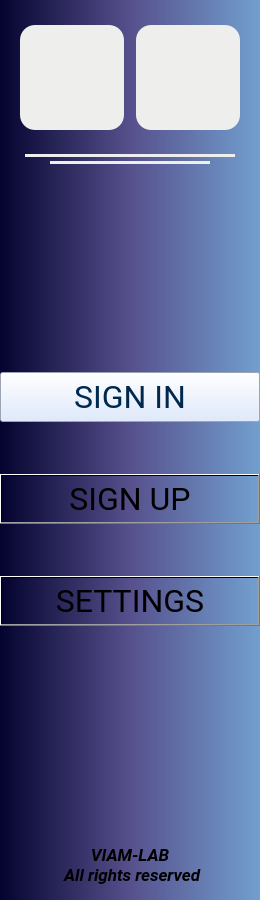
      <widget class="QWidget" name="Dashboard_signin">
       <property name="minimumSize">
        <size>
         <width>260</width>
         <height>900</height>
        </size>
       </property>
       <property name="maximumSize">
        <size>
         <width>350</width>
         <height>1080</height>
        </size>
       </property>
       <property name="styleSheet">
        <string notr="true">QWidget {
background-color: qlineargradient(spread: pad, x1:0, y1:0, x2:1, y2:0, stop:0 rgb(4, 3, 47), stop:0.5 rgb(86, 80, 140), stop:1 rgb(114, 159, 207))
}</string>
       </property>
       <layout class="QVBoxLayout" name="verticalLayout_3" stretch="170,20,820,70">
        <property name="spacing">
         <number>0</number>
        </property>
        <property name="sizeConstraint">
         <enum>QLayout::SetDefaultConstraint</enum>
        </property>
        <property name="leftMargin">
         <number>0</number>
        </property>
        <property name="topMargin">
         <number>0</number>
        </property>
        <property name="rightMargin">
         <number>0</number>
        </property>
        <property name="bottomMargin">
         <number>0</number>
        </property>
        <item>
         <widget class="QFrame" name="Signin_logo">
          <property name="minimumSize">
           <size>
            <width>260</width>
            <height>150</height>
           </size>
          </property>
          <property name="maximumSize">
           <size>
            <width>350</width>
            <height>170</height>
           </size>
          </property>
          <property name="styleSheet">
           <string notr="true"/>
          </property>
          <property name="frameShape">
           <enum>QFrame::NoFrame</enum>
          </property>
          <property name="frameShadow">
           <enum>QFrame::Plain</enum>
          </property>
          <property name="lineWidth">
           <number>0</number>
          </property>
          <layout class="QGridLayout" name="gridLayout_4" columnstretch="1,1">
           <property name="sizeConstraint">
            <enum>QLayout::SetDefaultConstraint</enum>
           </property>
           <property name="leftMargin">
            <number>20</number>
           </property>
           <property name="topMargin">
            <number>25</number>
           </property>
           <property name="rightMargin">
            <number>20</number>
           </property>
           <property name="bottomMargin">
            <number>20</number>
           </property>
           <property name="horizontalSpacing">
            <number>12</number>
           </property>
           <property name="verticalSpacing">
            <number>0</number>
           </property>
           <item row="0" column="0">
            <widget class="QLabel" name="Logo_VIAM">
             <property name="sizePolicy">
              <sizepolicy hsizetype="Preferred" vsizetype="Preferred">
               <horstretch>0</horstretch>
               <verstretch>0</verstretch>
              </sizepolicy>
             </property>
             <property name="minimumSize">
              <size>
               <width>50</width>
               <height>50</height>
              </size>
             </property>
             <property name="styleSheet">
              <string notr="true">background-color: rgb(238, 238, 236);
border-radius:  15px;</string>
             </property>
             <property name="text">
              <string/>
             </property>
             <property name="pixmap">
              <pixmap resource="resources/icon.qrc">:/logo/LogoViam.png</pixmap>
             </property>
             <property name="scaledContents">
              <bool>true</bool>
             </property>
             <property name="alignment">
              <set>Qt::AlignCenter</set>
             </property>
            </widget>
           </item>
           <item row="0" column="1">
            <widget class="QLabel" name="Logo_BK">
             <property name="sizePolicy">
              <sizepolicy hsizetype="Preferred" vsizetype="Preferred">
               <horstretch>0</horstretch>
               <verstretch>0</verstretch>
              </sizepolicy>
             </property>
             <property name="minimumSize">
              <size>
               <width>50</width>
               <height>50</height>
              </size>
             </property>
             <property name="styleSheet">
              <string notr="true">background-color: rgb(238, 238, 236);
border-radius:  15px;</string>
             </property>
             <property name="frameShape">
              <enum>QFrame::NoFrame</enum>
             </property>
             <property name="text">
              <string/>
             </property>
             <property name="pixmap">
              <pixmap resource="resources/icon.qrc">:/logo/Logo BK.png</pixmap>
             </property>
             <property name="scaledContents">
              <bool>true</bool>
             </property>
             <property name="alignment">
              <set>Qt::AlignCenter</set>
             </property>
            </widget>
           </item>
          </layout>
         </widget>
        </item>
        <item>
         <widget class="QFrame" name="Signin_line">
          <property name="minimumSize">
           <size>
            <width>260</width>
            <height>20</height>
           </size>
          </property>
          <property name="maximumSize">
           <size>
            <width>350</width>
            <height>20</height>
           </size>
          </property>
          <property name="frameShape">
           <enum>QFrame::NoFrame</enum>
          </property>
          <property name="frameShadow">
           <enum>QFrame::Raised</enum>
          </property>
          <property name="lineWidth">
           <number>0</number>
          </property>
          <layout class="QGridLayout" name="gridLayout">
           <property name="leftMargin">
            <number>0</number>
           </property>
           <property name="topMargin">
            <number>0</number>
           </property>
           <property name="rightMargin">
            <number>0</number>
           </property>
           <property name="bottomMargin">
            <number>0</number>
           </property>
           <property name="spacing">
            <number>0</number>
           </property>
           <item row="0" column="0" alignment="Qt::AlignHCenter">
            <widget class="QFrame" name="Line">
             <property name="sizePolicy">
              <sizepolicy hsizetype="Preferred" vsizetype="Preferred">
               <horstretch>3</horstretch>
               <verstretch>0</verstretch>
              </sizepolicy>
             </property>
             <property name="minimumSize">
              <size>
               <width>210</width>
               <height>3</height>
              </size>
             </property>
             <property name="maximumSize">
              <size>
               <width>250</width>
               <height>3</height>
              </size>
             </property>
             <property name="sizeIncrement">
              <size>
               <width>0</width>
               <height>0</height>
              </size>
             </property>
             <property name="layoutDirection">
              <enum>Qt::LeftToRight</enum>
             </property>
             <property name="styleSheet">
              <string notr="true">background-color: rgb(238, 238, 236);</string>
             </property>
             <property name="frameShape">
              <enum>QFrame::NoFrame</enum>
             </property>
             <property name="frameShadow">
              <enum>QFrame::Raised</enum>
             </property>
            </widget>
           </item>
           <item row="1" column="0" alignment="Qt::AlignHCenter">
            <widget class="QFrame" name="Line_2">
             <property name="minimumSize">
              <size>
               <width>160</width>
               <height>3</height>
              </size>
             </property>
             <property name="maximumSize">
              <size>
               <width>200</width>
               <height>3</height>
              </size>
             </property>
             <property name="layoutDirection">
              <enum>Qt::LeftToRight</enum>
             </property>
             <property name="styleSheet">
              <string notr="true">background-color: rgb(238, 238, 236);</string>
             </property>
             <property name="frameShape">
              <enum>QFrame::NoFrame</enum>
             </property>
             <property name="frameShadow">
              <enum>QFrame::Raised</enum>
             </property>
            </widget>
           </item>
          </layout>
         </widget>
        </item>
        <item>
         <widget class="QFrame" name="Signin_btn">
          <property name="minimumSize">
           <size>
            <width>260</width>
            <height>660</height>
           </size>
          </property>
          <property name="maximumSize">
           <size>
            <width>350</width>
            <height>820</height>
           </size>
          </property>
          <property name="styleSheet">
           <string notr="true">QPushButton#Signin_btn_signin{ background-color: rgb(216, 229, 254); color: rgb(0, 41, 77); }</string>
          </property>
          <property name="frameShape">
           <enum>QFrame::NoFrame</enum>
          </property>
          <property name="frameShadow">
           <enum>QFrame::Raised</enum>
          </property>
          <property name="lineWidth">
           <number>0</number>
          </property>
          <layout class="QVBoxLayout" name="verticalLayout_2" stretch="0,1,1">
           <property name="spacing">
            <number>0</number>
           </property>
           <property name="leftMargin">
            <number>0</number>
           </property>
           <property name="topMargin">
            <number>150</number>
           </property>
           <property name="rightMargin">
            <number>0</number>
           </property>
           <property name="bottomMargin">
            <number>150</number>
           </property>
           <item>
            <widget class="QPushButton" name="Signin_btn_signin">
             <property name="maximumSize">
              <size>
               <width>16777215</width>
               <height>50</height>
              </size>
             </property>
             <property name="font">
              <font>
               <family>Roboto</family>
               <pointsize>24</pointsize>
               <weight>50</weight>
               <bold>false</bold>
              </font>
             </property>
             <property name="focusPolicy">
              <enum>Qt::NoFocus</enum>
             </property>
             <property name="styleSheet">
              <string notr="true"/>
             </property>
             <property name="text">
              <string>SIGN IN</string>
             </property>
             <property name="iconSize">
              <size>
               <width>35</width>
               <height>35</height>
              </size>
             </property>
             <property name="autoRepeat">
              <bool>true</bool>
             </property>
             <property name="autoExclusive">
              <bool>false</bool>
             </property>
             <property name="autoRepeatDelay">
              <number>0</number>
             </property>
             <property name="autoRepeatInterval">
              <number>0</number>
             </property>
            </widget>
           </item>
           <item>
            <widget class="QPushButton" name="Signin_btn_signup">
             <property name="maximumSize">
              <size>
               <width>16777215</width>
               <height>50</height>
              </size>
             </property>
             <property name="font">
              <font>
               <family>Roboto</family>
               <pointsize>24</pointsize>
               <weight>50</weight>
               <bold>false</bold>
              </font>
             </property>
             <property name="focusPolicy">
              <enum>Qt::NoFocus</enum>
             </property>
             <property name="text">
              <string>SIGN UP</string>
             </property>
            </widget>
           </item>
           <item>
            <widget class="QPushButton" name="Signin_btn_settings">
             <property name="maximumSize">
              <size>
               <width>16777215</width>
               <height>50</height>
              </size>
             </property>
             <property name="font">
              <font>
               <family>Roboto</family>
               <pointsize>24</pointsize>
               <weight>50</weight>
               <bold>false</bold>
              </font>
             </property>
             <property name="focusPolicy">
              <enum>Qt::NoFocus</enum>
             </property>
             <property name="text">
              <string>SETTINGS</string>
             </property>
            </widget>
           </item>
          </layout>
          <zorder>Signin_btn_settings</zorder>
          <zorder>Signin_btn_signup</zorder>
          <zorder>Signin_btn_signin</zorder>
         </widget>
        </item>
        <item alignment="Qt::AlignBottom">
         <widget class="QLabel" name="Signin_text">
          <property name="minimumSize">
           <size>
            <width>260</width>
            <height>70</height>
           </size>
          </property>
          <property name="maximumSize">
           <size>
            <width>350</width>
            <height>70</height>
           </size>
          </property>
          <property name="font">
           <font>
            <family>Roboto</family>
            <pointsize>13</pointsize>
            <weight>75</weight>
            <italic>true</italic>
            <bold>true</bold>
           </font>
          </property>
          <property name="layoutDirection">
           <enum>Qt::LeftToRight</enum>
          </property>
          <property name="styleSheet">
           <string notr="true"/>
          </property>
          <property name="text">
           <string>VIAM-LAB 
 All rights reserved</string>
          </property>
          <property name="scaledContents">
           <bool>false</bool>
          </property>
          <property name="alignment">
           <set>Qt::AlignCenter</set>
          </property>
         </widget>
        </item>
       </layout>
      </widget>
